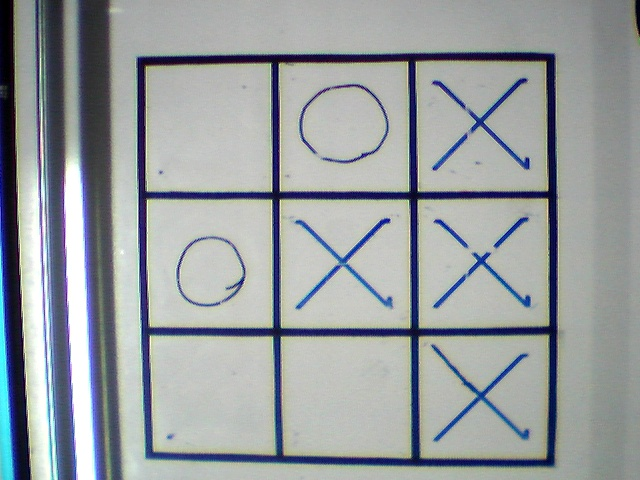
#> input picture Final/1.jpg, 640 x 480 px
$ python PerspectiveCorrection_1.py   (older library calls are emulated)
#> lines starting #> are read from the running program, lines starting #| are printed output that depends on the picture; after the words box and inside, x2 and y2 are one past the last pixel; in counts of white or black regions, pixels touching at a corner belong together
import numpy as np
import cv2

def rotateImage(image, angle):
    center=tuple(np.array(image.shape[0:2])/2)
    rot_mat = cv2.getRotationMatrix2D(center,angle,1.0)
    return cv2.warpAffine(image, rot_mat, image.shape[0:2],flags=cv2.INTER_LINEAR)


img = cv2.imread('1.jpg')
#> img is the input picture: shape (480, 640, 3); mean B, G, R 159.5, 157.3, 152.1

imgray = cv2.cvtColor(img,cv2.COLOR_BGR2GRAY)
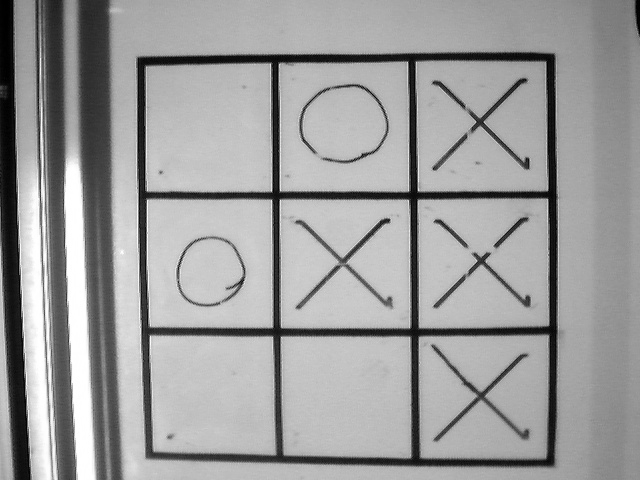
#> imgray: shape (480, 640); min 0, max 255, mean 156
ret,thresh = cv2.threshold(imgray,120,200,cv2.THRESH_BINARY)
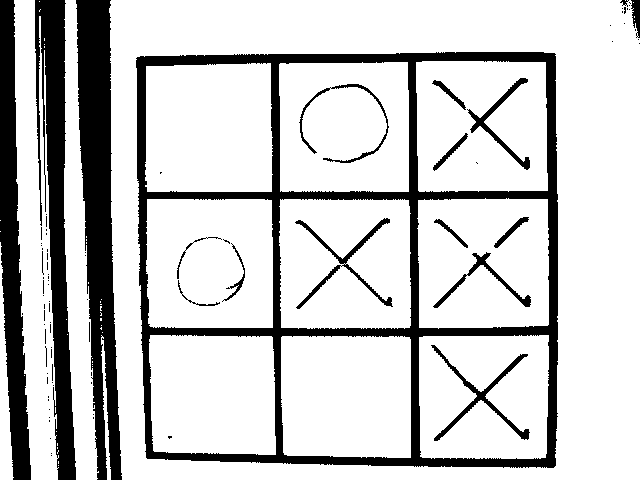
#> thresh: shape (480, 640); values 0 (black) and 200 (white), 79.7% white; 87 black regions (66 under 20 px)
_,contours, hierarchy = cv2.findContours(thresh,1,2)
#> contours = 173 contours, 127 with area under 20; largest, box (x1, y1, x2, y2) and area: (109, 0, 640, 480) 251388, (135, 51, 559, 469) 172029, (416, 61, 548, 192) 16591, (279, 199, 411, 329) 16480, (417, 198, 549, 329) 16436


##canny_edge = cv2.Canny(thresh, 0, 0)
##
kernel = np.ones((5,5),np.uint8)
erosion = cv2.erode(thresh,kernel,iterations = 1)
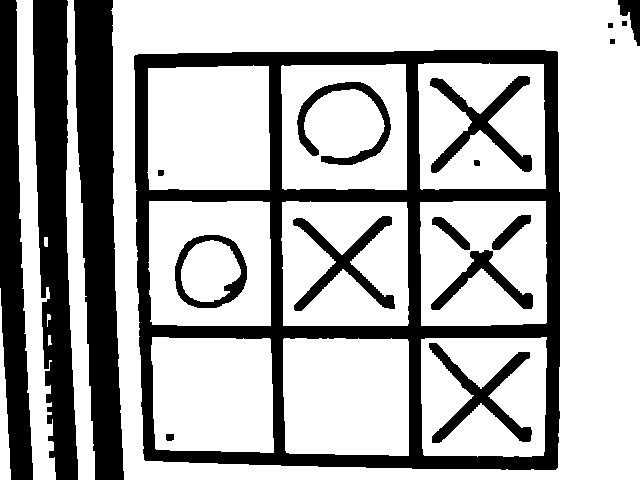
#> erosion: shape (480, 640); values 0 (black) and 200 (white), 69.8% white; 19 black regions, largest, box (x1, y1, x2, y2) and area: (134, 50, 560, 470) 39444, (74, 0, 124, 480) 15551, (33, 0, 78, 480) 13785


cv2.imshow('erosion',erosion)

kernel = np.ones((3,3),np.uint8)
dilation = cv2.dilate(erosion,kernel,iterations = 1)
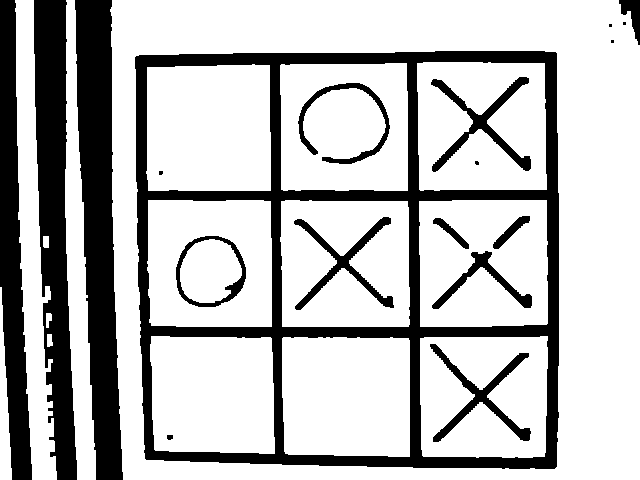
#> dilation: shape (480, 640); values 0 (black) and 200 (white), 74.2% white; 19 black regions (5 under 20 px), largest, box (x1, y1, x2, y2) and area: (135, 51, 559, 469) 33158, (75, 0, 123, 480) 14527, (34, 0, 77, 480) 12535


cv2.imshow('dilation',dilation)


kernel = np.ones((15,15),np.uint8)
erosion2 = cv2.erode(dilation,kernel,iterations = 1)
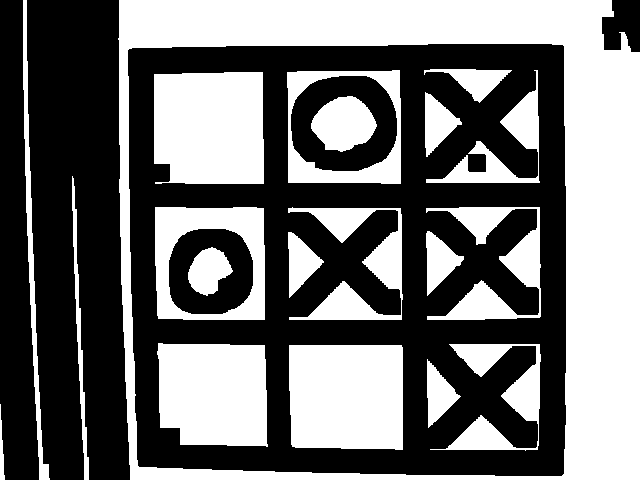
#> erosion2: shape (480, 640); values 0 (black) and 200 (white), 44.5% white; 20 white regions, largest, box (x1, y1, x2, y2) and area: (118, 0, 640, 480) 61869, (154, 72, 264, 184) 11843, (289, 345, 403, 450) 11714


##cv2.imshow('erosion2',erosion2)
##
##kernel = np.ones((3,3),np.uint8)
##dilation2 = cv2.dilate(erosion,kernel,iterations = 1)
##
##
##cv2.imshow('dilation2',dilation2)
##
##_,contours, hierarchy = cv2.findContours(dilation2,1,2)
##
##print len(contours)

for i, c in enumerate(contours):
    area = cv2.contourArea(c)
    approx = cv2.approxPolyDP(c,0.01*cv2.arcLength(c,True),True)

    if len(approx)==4:
        (x, y, w, h) = cv2.boundingRect(c)
        #print approx
        #im = cv2.drawContours(img,[c],0,(0,0,255),2)
        cv2.rectangle(img, (x, y), (x+w, y+h), (255,0,0), 2)
#> this loop made 173 passes
#> (area, approx, x, y, w, h) on passes 39 to 41: (15332.5, [[281, 337], [284, 454], [410, 457], [409, 337]], 281, 336, 130, 122), (15499.5, [[548, 335], [419, 337], [420, 456], [545, 457]], 419, 335, 130, 124), (14351, [[150, 335], [154, 451], [275, 454], [271, 336]], 149, 335, 127, 120)
#> (area, x, y, w, h) on passes 125, 126, 127, 139, 140, 141: (16480.5, 279, 199, 132, 130), (15888, 146, 199, 127, 129), (16436, 417, 198, 132, 131), (15745, 145, 63, 128, 129), (16379, 279, 62, 130, 130), (16591, 416, 61, 132, 131)
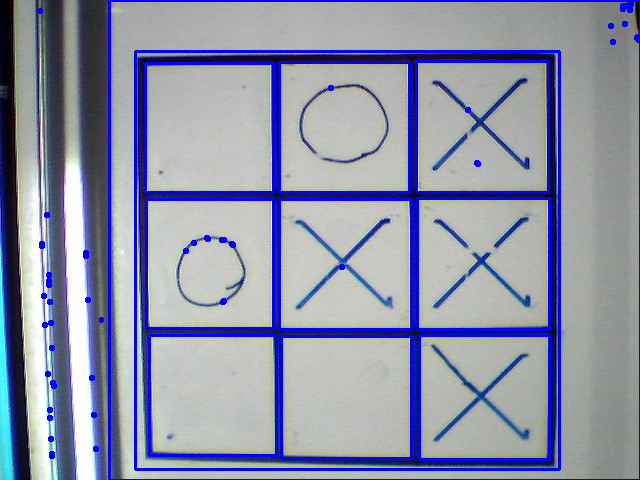
#> img: shape (480, 640, 3); 7.75% of pixels changed, all inside (x1, y1, x2, y2) = (38, 0, 640, 480)
# [9 lines of commented-out code are left out]


cv2.imshow('thresh',thresh)


cv2.imshow('img',img)
##cv2.imshow('erosion',erosion)


#cv2.imshow('canny',canny_edge)

cv2.waitKey(0)
cv2.destroyAllWindows()

$ run again, with Final/Template_Matching_Original_Image.jpg copied over Final/1.jpg
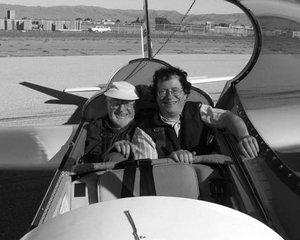
#> input picture Final/Template_Matching_Original_Image.jpg, 300 x 240 px
#> img is the input picture: shape (240, 300, 3); min 0, max 255, mean 118.1
#> `ret,thresh = cv2.threshold(imgray,120,200,cv2.THRESH_BINARY)`:
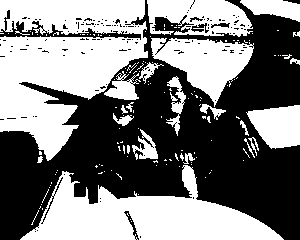
#> thresh: shape (240, 300); values 0 (black) and 200 (white), 49.4% white; 143 white regions (119 under 20 px)
#> contours = 340 contours, 314 with area under 20; largest, box (x1, y1, x2, y2) and area: (0, 0, 148, 161) 14140, (20, 165, 284, 240) 9396, (151, 38, 254, 107) 3488, (147, 0, 253, 37) 2778, (246, 105, 300, 149) 1647
#> erosion: shape (240, 300); values 0 (black) and 200 (white), 34.8% white; 31 white regions (13 under 20 px), largest, box (x1, y1, x2, y2) and area: (24, 177, 280, 240) 8087, (0, 39, 146, 157) 7856, (0, 0, 143, 31) 2661
#> dilation: shape (240, 300); values 0 (black) and 200 (white), 39.5% white; 25 white regions (5 under 20 px), largest, box (x1, y1, x2, y2) and area: (0, 38, 147, 158) 8891, (23, 176, 281, 240) 8609, (0, 0, 144, 32) 3049
#> erosion2: shape (240, 300); values 0 (black) and 200 (white), 15.5% white; 10 white regions, largest, box (x1, y1, x2, y2) and area: (137, 204, 267, 240) 3147, (0, 48, 115, 110) 2614, (44, 198, 125, 240) 2085
#> the loop `for i, c in enumerate(contours):` made 340 passes
#> area on passes 17, 25, 38: 64.5, 42, 9395.5
#> after the loop `for i, c in enumerate(contours):`:
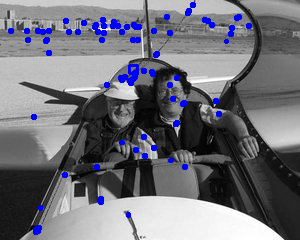
#> img: shape (240, 300, 3); 3.35% of pixels changed, all inside (x1, y1, x2, y2) = (8, 2, 252, 235)
